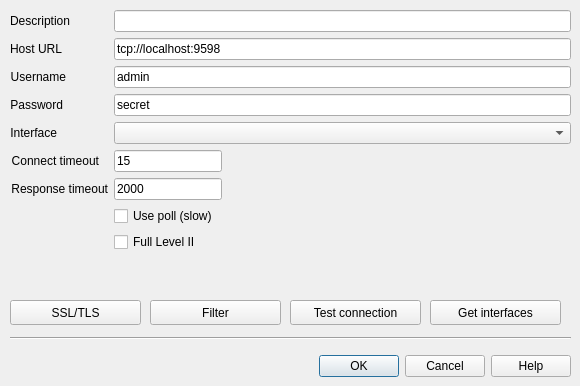
<?xml version="1.0" encoding="UTF-8"?>
<ui version="4.0">
 <class>CDlgConnSettingsTcpip</class>
 <widget class="QDialog" name="CDlgConnSettingsTcpip">
  <property name="geometry">
   <rect>
    <x>0</x>
    <y>0</y>
    <width>580</width>
    <height>386</height>
   </rect>
  </property>
  <property name="baseSize">
   <size>
    <width>0</width>
    <height>0</height>
   </size>
  </property>
  <property name="windowTitle">
   <string>Tcp/ip Connection</string>
  </property>
  <widget class="QDialogButtonBox" name="buttonBox">
   <property name="geometry">
    <rect>
     <x>10</x>
     <y>350</y>
     <width>561</width>
     <height>32</height>
    </rect>
   </property>
   <property name="orientation">
    <enum>Qt::Horizontal</enum>
   </property>
   <property name="standardButtons">
    <set>QDialogButtonBox::Cancel|QDialogButtonBox::Help|QDialogButtonBox::Ok</set>
   </property>
   <property name="centerButtons">
    <bool>false</bool>
   </property>
  </widget>
  <widget class="QWidget" name="formLayoutWidget">
   <property name="geometry">
    <rect>
     <x>10</x>
     <y>10</y>
     <width>561</width>
     <height>273</height>
    </rect>
   </property>
   <layout class="QFormLayout" name="formLayout">
    <item row="0" column="0">
     <widget class="QLabel" name="label">
      <property name="text">
       <string>Description</string>
      </property>
      <property name="alignment">
       <set>Qt::AlignRight|Qt::AlignTrailing|Qt::AlignVCenter</set>
      </property>
      <property name="buddy">
       <cstring>editName</cstring>
      </property>
     </widget>
    </item>
    <item row="0" column="1">
     <widget class="QLineEdit" name="editName">
      <property name="toolTip">
       <string>Description for  connection used in connection table</string>
      </property>
      <property name="text">
       <string/>
      </property>
     </widget>
    </item>
    <item row="1" column="0">
     <widget class="QLabel" name="label_2">
      <property name="text">
       <string>Host URL</string>
      </property>
      <property name="alignment">
       <set>Qt::AlignRight|Qt::AlignTrailing|Qt::AlignVCenter</set>
      </property>
      <property name="buddy">
       <cstring>editHost</cstring>
      </property>
     </widget>
    </item>
    <item row="1" column="1">
     <widget class="QLineEdit" name="editHost">
      <property name="toolTip">
       <string>Address to remote host. Prefix with stcp:// for SSL/TLS</string>
      </property>
      <property name="text">
       <string>tcp://localhost:9598</string>
      </property>
     </widget>
    </item>
    <item row="2" column="0">
     <widget class="QLabel" name="label_3">
      <property name="text">
       <string>Username</string>
      </property>
      <property name="alignment">
       <set>Qt::AlignRight|Qt::AlignTrailing|Qt::AlignVCenter</set>
      </property>
      <property name="buddy">
       <cstring>editUser</cstring>
      </property>
     </widget>
    </item>
    <item row="2" column="1">
     <widget class="QLineEdit" name="editUser">
      <property name="toolTip">
       <string>Username to connect to remote host</string>
      </property>
      <property name="text">
       <string>admin</string>
      </property>
     </widget>
    </item>
    <item row="3" column="0">
     <widget class="QLabel" name="label_4">
      <property name="text">
       <string>Password</string>
      </property>
      <property name="alignment">
       <set>Qt::AlignRight|Qt::AlignTrailing|Qt::AlignVCenter</set>
      </property>
      <property name="buddy">
       <cstring>editPassword</cstring>
      </property>
     </widget>
    </item>
    <item row="3" column="1">
     <widget class="QLineEdit" name="editPassword">
      <property name="toolTip">
       <string>Password to connect to remote host</string>
      </property>
      <property name="text">
       <string>secret</string>
      </property>
     </widget>
    </item>
    <item row="4" column="0">
     <widget class="QLabel" name="label_5">
      <property name="text">
       <string>Interface</string>
      </property>
      <property name="alignment">
       <set>Qt::AlignRight|Qt::AlignTrailing|Qt::AlignVCenter</set>
      </property>
      <property name="buddy">
       <cstring>comboInterface</cstring>
      </property>
     </widget>
    </item>
    <item row="4" column="1">
     <widget class="QComboBox" name="comboInterface">
      <property name="toolTip">
       <string>Interface to use on remote host</string>
      </property>
     </widget>
    </item>
    <item row="5" column="0">
     <widget class="QLabel" name="label_6">
      <property name="text">
       <string>Connect timeout</string>
      </property>
      <property name="alignment">
       <set>Qt::AlignRight|Qt::AlignTrailing|Qt::AlignVCenter</set>
      </property>
      <property name="buddy">
       <cstring>editConnectTimeout</cstring>
      </property>
     </widget>
    </item>
    <item row="5" column="1">
     <widget class="QLineEdit" name="editConnectTimeout">
      <property name="sizePolicy">
       <sizepolicy hsizetype="Fixed" vsizetype="Fixed">
        <horstretch>0</horstretch>
        <verstretch>0</verstretch>
       </sizepolicy>
      </property>
      <property name="toolTip">
       <string>Connection timeout in seconds</string>
      </property>
      <property name="text">
       <string>15</string>
      </property>
     </widget>
    </item>
    <item row="6" column="0">
     <widget class="QLabel" name="label_7">
      <property name="text">
       <string>Response timeout</string>
      </property>
      <property name="alignment">
       <set>Qt::AlignRight|Qt::AlignTrailing|Qt::AlignVCenter</set>
      </property>
      <property name="buddy">
       <cstring>editResponseTimeout</cstring>
      </property>
     </widget>
    </item>
    <item row="6" column="1">
     <widget class="QLineEdit" name="editResponseTimeout">
      <property name="sizePolicy">
       <sizepolicy hsizetype="Fixed" vsizetype="Fixed">
        <horstretch>0</horstretch>
        <verstretch>0</verstretch>
       </sizepolicy>
      </property>
      <property name="toolTip">
       <string>Response timeout in milliseconds</string>
      </property>
      <property name="text">
       <string>2000</string>
      </property>
     </widget>
    </item>
    <item row="8" column="1">
     <widget class="QCheckBox" name="chkFullLevel2">
      <property name="toolTip">
       <string>Enable full level II communication (no Level I over Level II)</string>
      </property>
      <property name="text">
       <string>Full Level II</string>
      </property>
     </widget>
    </item>
    <item row="7" column="1">
     <widget class="QCheckBox" name="chkPoll">
      <property name="toolTip">
       <string>Polling may be needed if remote host is very rewource constraint</string>
      </property>
      <property name="text">
       <string>Use poll (slow)</string>
      </property>
     </widget>
    </item>
   </layout>
  </widget>
  <widget class="QPushButton" name="btnSetFilter">
   <property name="geometry">
    <rect>
     <x>150</x>
     <y>300</y>
     <width>131</width>
     <height>25</height>
    </rect>
   </property>
   <property name="minimumSize">
    <size>
     <width>0</width>
     <height>0</height>
    </size>
   </property>
   <property name="baseSize">
    <size>
     <width>0</width>
     <height>0</height>
    </size>
   </property>
   <property name="toolTip">
    <string>Define incoming filter</string>
   </property>
   <property name="text">
    <string>Filter</string>
   </property>
  </widget>
  <widget class="QPushButton" name="btnTestConnection">
   <property name="geometry">
    <rect>
     <x>290</x>
     <y>300</y>
     <width>131</width>
     <height>25</height>
    </rect>
   </property>
   <property name="toolTip">
    <string>Test connection to remote host</string>
   </property>
   <property name="text">
    <string>Test connection</string>
   </property>
  </widget>
  <widget class="QPushButton" name="btnGetInterfaces">
   <property name="geometry">
    <rect>
     <x>430</x>
     <y>300</y>
     <width>131</width>
     <height>25</height>
    </rect>
   </property>
   <property name="toolTip">
    <string>Get available interfaces from remote host</string>
   </property>
   <property name="text">
    <string>Get interfaces</string>
   </property>
  </widget>
  <widget class="QPushButton" name="btnTLS">
   <property name="geometry">
    <rect>
     <x>10</x>
     <y>300</y>
     <width>131</width>
     <height>25</height>
    </rect>
   </property>
   <property name="minimumSize">
    <size>
     <width>0</width>
     <height>0</height>
    </size>
   </property>
   <property name="baseSize">
    <size>
     <width>0</width>
     <height>0</height>
    </size>
   </property>
   <property name="toolTip">
    <string>SSL/TLS settings for remote host</string>
   </property>
   <property name="text">
    <string>SSL/TLS</string>
   </property>
  </widget>
  <widget class="Line" name="line">
   <property name="geometry">
    <rect>
     <x>10</x>
     <y>330</y>
     <width>561</width>
     <height>16</height>
    </rect>
   </property>
   <property name="orientation">
    <enum>Qt::Horizontal</enum>
   </property>
  </widget>
 </widget>
 <tabstops>
  <tabstop>editName</tabstop>
  <tabstop>editHost</tabstop>
  <tabstop>editUser</tabstop>
  <tabstop>editPassword</tabstop>
  <tabstop>comboInterface</tabstop>
  <tabstop>editConnectTimeout</tabstop>
  <tabstop>editResponseTimeout</tabstop>
  <tabstop>chkFullLevel2</tabstop>
  <tabstop>btnSetFilter</tabstop>
  <tabstop>btnTestConnection</tabstop>
  <tabstop>btnTLS</tabstop>
  <tabstop>btnGetInterfaces</tabstop>
 </tabstops>
 <resources/>
 <connections>
  <connection>
   <sender>buttonBox</sender>
   <signal>accepted()</signal>
   <receiver>CDlgConnSettingsTcpip</receiver>
   <slot>accept()</slot>
   <hints>
    <hint type="sourcelabel">
     <x>248</x>
     <y>350</y>
    </hint>
    <hint type="destinationlabel">
     <x>157</x>
     <y>274</y>
    </hint>
   </hints>
  </connection>
  <connection>
   <sender>buttonBox</sender>
   <signal>rejected()</signal>
   <receiver>CDlgConnSettingsTcpip</receiver>
   <slot>reject()</slot>
   <hints>
    <hint type="sourcelabel">
     <x>316</x>
     <y>350</y>
    </hint>
    <hint type="destinationlabel">
     <x>286</x>
     <y>274</y>
    </hint>
   </hints>
  </connection>
 </connections>
</ui>
